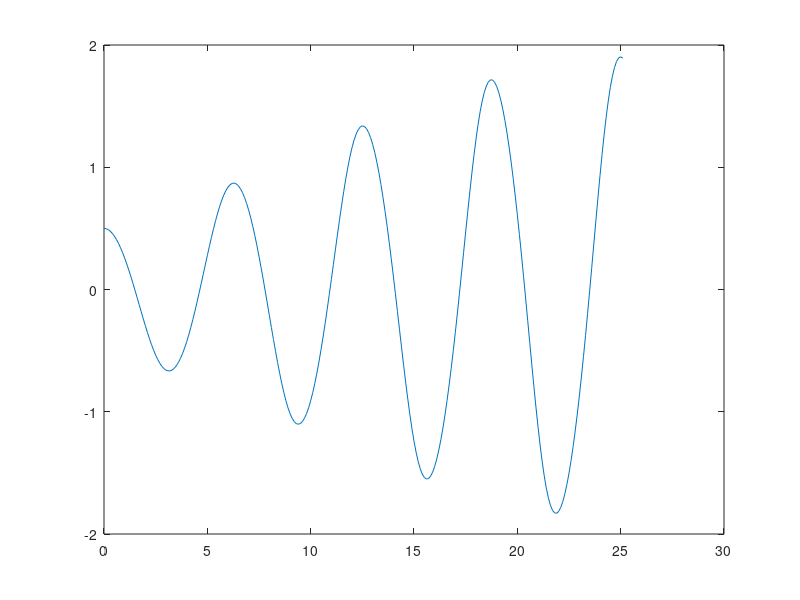
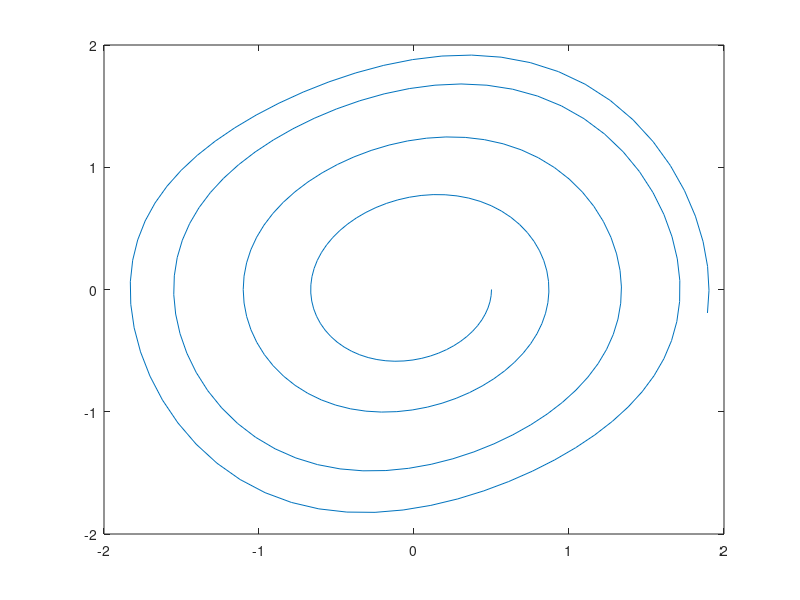

Write MATLAB code to recreate these figures, in order.
diff_y=@(u)u;
diff_u=@(x,y,u)-y+(0.2*(1-y^2)*u);
for h=0.1
    n=ceil(8*pi/h);
    arr_y=zeros(n,1);
    arr_u=zeros(n,1);
    arr_x=zeros(n,1);
    %initial condition
    arr_y(1)=0.5;
    arr_u(1)=0;
    arr_x(1)=0;
    for i=2:n
        temp_0=diff_u(arr_x(i-1),arr_y(i-1),arr_u(i-1));
        temp_1=diff_u(arr_x(i-1)+h/2,arr_y(i-1)+(h/2*arr_u(i-1)),arr_u(i-1)+h/2*(temp_0));
        temp_2=diff_u(arr_x(i-1)+h/2,arr_y(i-1)+(h/2*arr_u(i-1)),arr_u(i-1)+h/2*(temp_1));
        temp_3=diff_u(arr_x(i-1)+h,arr_y(i-1)+h*arr_u(i-1),arr_u(i-1)+(h*temp_2));
        arr_u(i)=arr_u(i-1)+((h/6)*(temp_0+2*temp_1+2*temp_2+temp_3));
        temp_4=diff_y(arr_u(i-1));
        temp_5=diff_y(arr_u(i-1)+(h/2*temp_0));
        temp_6=diff_y(arr_u(i-1)+(h/2*temp_2));
        temp_7=diff_y(arr_u(i-1)+h*temp_3);
        arr_y(i)=arr_y(i-1)+((h/6)*(temp_4+2*temp_5+2*temp_6+temp_7));
        arr_x(i)=arr_x(i-1)+h;
    end
    plot(arr_x,arr_y)
    figure(2)
    plot(arr_y,arr_u)
end